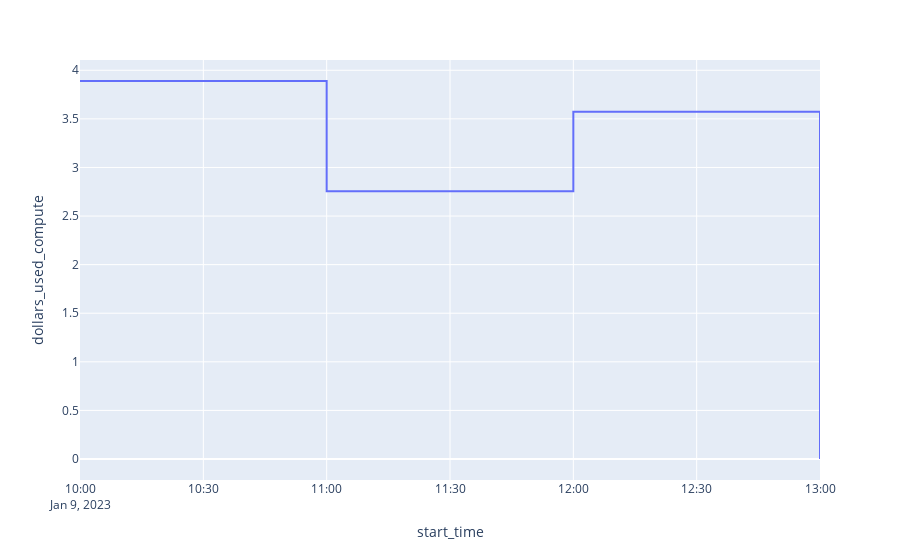

This figure's notebook cell:
### Code cell
spend

fig = px.line(spend, x = 'start_time', y='dollars_used_compute', line_shape='hv')
fig.show()

### Figure 1 — Plotly figure (JSON) as saved in the notebook; plotly's stock layout.template omitted (floating-point values rounded to 4 significant figures)
{"data": [{"hovertemplate": "start_time=%{x}<br>dollars_used_compute=%{y}<extra></extra>", "legendgroup": "", "line": {"color": "#636efa", "dash": "solid", "shape": "hv"}, "marker": {"symbol": "circle"}, "mode": "lines", "name": "", "orientation": "v", "showlegend": false, "type": "scatter", "x": ["2023-01-09T10:00:00-08:00", "2023-01-09T11:00:00-08:00", "2023-01-09T12:00:00-08:00", "2023-01-09T13:00:00-08:00"], "xaxis": "x", "y": [3.89, 2.755, 3.572, 0], "yaxis": "y"}], "layout": {"autosize": true, "legend": {"tracegroupgap": 0}, "margin": {"t": 60}, "xaxis": {"anchor": "y", "autorange": true, "domain": [0, 1], "range": ["2023-01-09 10:00", "2023-01-09 13:00"], "title": {"text": "start_time"}, "type": "date"}, "yaxis": {"anchor": "x", "autorange": true, "domain": [0, 1], "range": [-0.2161, 4.106], "title": {"text": "dollars_used_compute"}, "type": "linear"}}}
